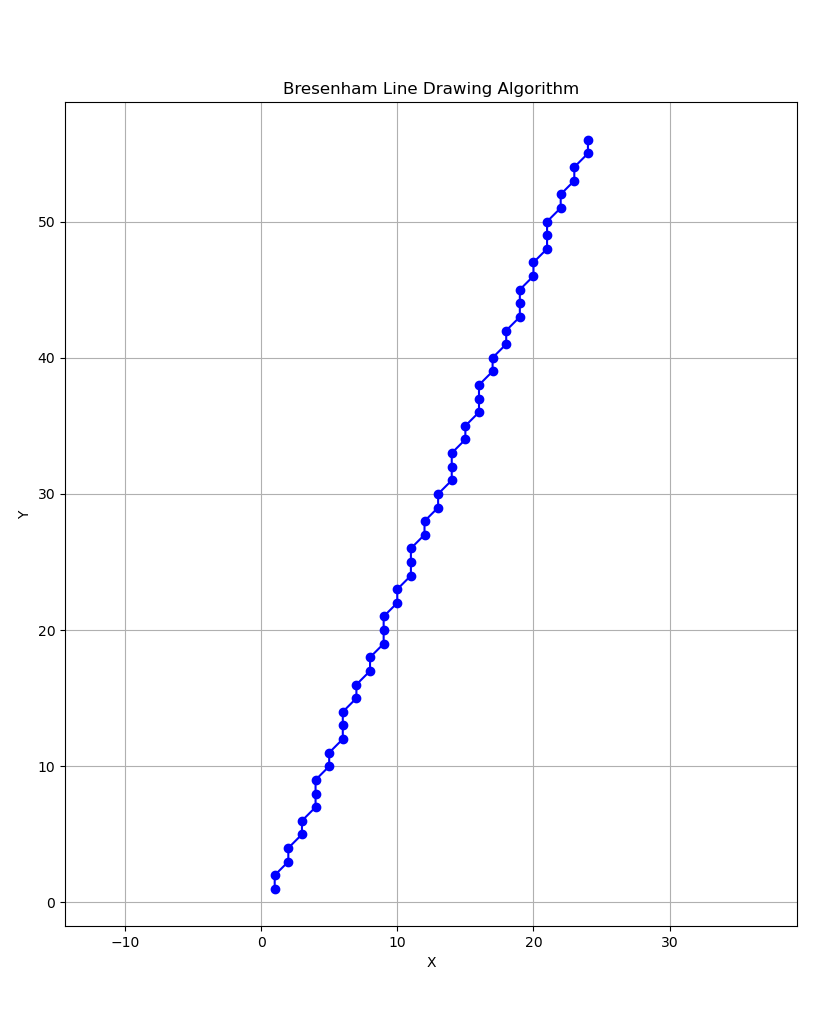

The Python source for this figure:
import matplotlib.pyplot as plt

def bresenham_line(x1, y1, x2, y2):
    xes, yes = [], []
    dx = abs(x2 - x1)
    dy = abs(y2 - y1)
    sx = 1 if x2 >= x1 else -1
    sy = 1 if y2 >= y1 else -1
    x, y = int(x1), int(y1)
    steps = None
    if dx >= dy:
        steps = dx
        p = 2 * dy - dx
        for _ in range(dx + 1):
            xes.append(int(x))
            yes.append(int(y))
            x += sx
            if p >= 0:
                y += sy
                p += 2 * dy - 2 * dx
            else:
                p += 2 * dy
    else:
        steps = dy
        p = 2 * dx - dy
        for _ in range(dy + 1):
            xes.append(int(x))
            yes.append(int(y))
            y += sy
            if p >= 0:
                x += sx
                p += 2 * dx - 2 * dy
            else:
                p += 2 * dx

    return xes, yes, steps

def plot_bresenham(x1, y1, x2, y2):
    xes, yes, steps_bres = bresenham_line(x1, y1, x2, y2)
    plt.figure(figsize=(6, 6))
    plt.plot(xes, yes, marker='o', color='blue')
    plt.title("Bresenham Line Drawing Algorithm")
    plt.xlabel("X")
    plt.ylabel("Y")
    plt.grid(True)
    plt.axis('equal')
    plt.show()
    return steps_bres

def DDA_line(x1, y1, x2, y2):
    xes, yes = [], []
    dx = abs(x2 - x1)
    dy = abs(y2 - y1)
    steps = int(max(dx, dy))
    xinc = int(dx / steps) if steps != 0 else 0
    yinc = int(dy / steps) if steps != 0 else 0
    x = int(x1)
    y = int(y1)
    for i in range(steps + 1):  # inclusive endpoint
        xes.append(int(x))
        yes.append(int(y))
        x += xinc
        y += yinc
    return xes, yes, steps

def plot_DDA(x1, y1, x2, y2):
    xes, yes, steps_dda = DDA_line(x1, y1, x2, y2)
    plt.figure(figsize=(6, 6))
    plt.plot(xes, yes, marker='o', color='red')
    plt.title("DDA Line Drawing Algorithm")
    plt.xlabel("X")
    plt.ylabel("Y")
    plt.grid(True)
    plt.axis('equal')
    plt.show()
    return steps_dda

if __name__ == "__main__":
    x1 = int(input("Enter x1: "))
    y1 = int(input("Enter y1: "))
    x2 = int(input("Enter x2: "))
    y2 = int(input("Enter y2: "))
    steps_bresenham = plot_bresenham(x1, y1, x2, y2)
    steps_dda = plot_DDA(x1, y1, x2, y2)
    print(f"Number of steps in Bresenham: {steps_bresenham}")
    print(f"Number of steps in DDA: {steps_dda}")
    plot_bresenham(x1, y1, x2, y2)
    plot_DDA(x1, y1, x2, y2)
